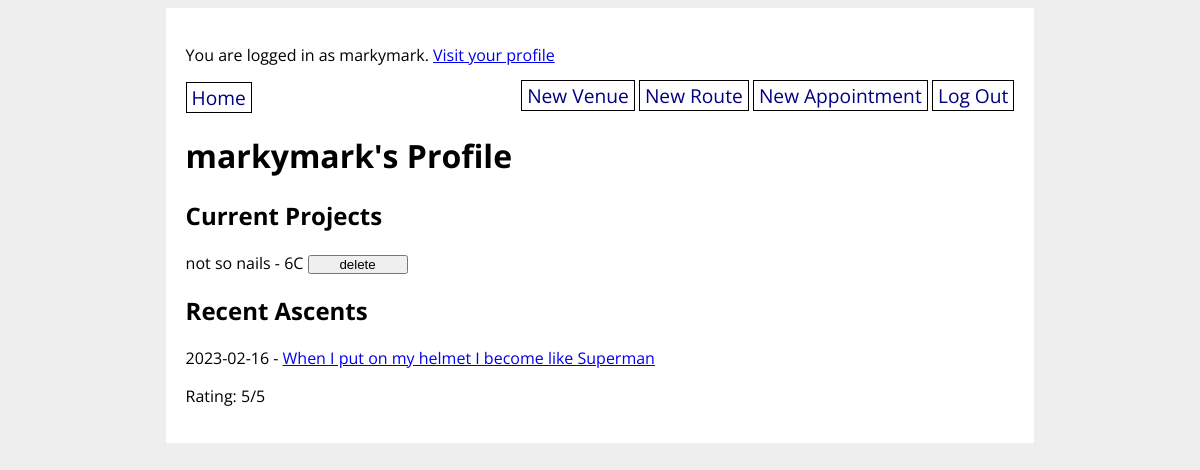
The app's page /profile/3 (signed in), older data.
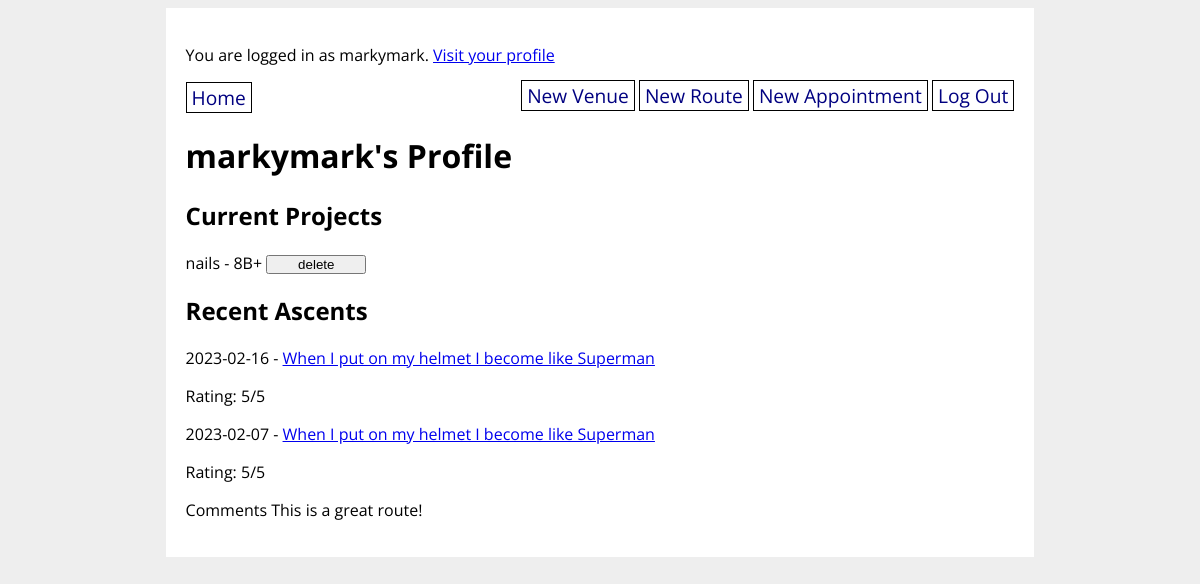
The same page, newer data.
### climbunity_app/models.py (models this page shows, shortened)
class User(UserMixin, db.Model):
    id = db.Column(db.Integer, primary_key=True)
    username = db.Column(db.String(80), nullable=False, unique=True)
    password = db.Column(db.String(200), nullable=False)
    email = db.Column(db.String(200), nullable=False)
    first_name = db.Column(db.String(50), nullable=False)
    last_name = db.Column(db.String(50), nullable=False)
    address = db.Column(db.String(200), nullable=False)
    has_gear = db.Column(db.Boolean, nullable=False)
    user_projects = db.relationship('Route',
        secondary='user_project_lists', back_populates='projecting_users'
    )

class Route(db.Model):
    id = db.Column(db.Integer, primary_key=True)
    venue_id = db.Column(db.Integer, db.ForeignKey('venue.id'), nullable=False)
    setter_id = db.Column(db.Integer, db.ForeignKey('user.id'))
    name = db.Column(db.String(80), nullable=False)
    grade = db.Column(db.String(10), nullable=False)
    photo_url = db.Column(URLType)
    route_set_date = db.Column(db.Date)
    route_takedown_date = db.Column(db.Date)
    projecting_users = db.relationship('User',
        secondary='user_project_lists', back_populates='user_projects'
    )
    ascents_on_route = db.relationship('Ascent',
        secondary='route_ascent_lists', back_populates='routes_ascended')

class Ascent(db.Model):
    id = db.Column(db.Integer, primary_key=True)
    user_id = db.Column(db.Integer, db.ForeignKey('user.id'), nullable=False)
    route_id = db.Column(db.Integer, db.ForeignKey('route.id'), nullable=False)
    send_date = db.Column(db.Date)
    send_type = db.Column(db.Enum(SendType))
    send_rating = db.Column(db.Integer)
    send_comments = db.Column(db.String)
    routes_ascended = db.relationship('Route',
        secondary="route_ascent_lists", back_populates='ascents_on_route'
    )

### climbunity_app/main/routes.py (the view)
@main.route('/profile/<user_id>', methods=['GET', 'POST'])
def user_detail(user_id):
    user = User.query.get(user_id)
    ascents = Ascent.query.filter_by(user_id=user_id).limit(5).all()
    for ascent in ascents:
        print(ascent)
    if current_user.id == user.id:
        return render_template('user_detail.html', ascents=ascents, user=user)
    else:
        user = User.query.get(user_id)
        return render_template('user_detail.html', ascents=ascents, user=user)

### climbunity_app/extensions.py (called while the page is built)
@login_manager.user_loader
def load_user(user_id):
    return User.query.get(user_id)

### climbunity_app/templates/user_detail.html (shortened to what this page needs)
{% extends 'base.html' %}
{% block content %}
<h1> {{ user.username }}'s Profile</h1>
<h2>Current Projects</h2>
{% if user.user_projects %}
    {% for route in user.user_projects%}
        <div>{{ route.name }} - {{ route.grade }}
            <form style="display: inline;" method="POST" action="/remove_from_project_list/{{ route.id }}">
                <input style="margin: 0; padding: 0;" type="submit" value="delete"/>
            </form>
        </div>
    {% endfor %}
{% else %}
<p>No projects are currently being tracked.</p>
{% endif %}
<h2>Recent Ascents</h2>
{% if ascents %}
    <div>
        {% for ascent in ascents %}
            <p>{{ ascent.send_date }} - <a href="/route/{{ ascent.route_id }}" >{{ ascent.routes_ascended[0].name }}</a></p>
            {% if ascent.send_rating %}
                <p>Rating: {{ ascent.send_rating }}/5</p>
            {% endif %}
            {% if ascent.send_comments %}
                <p>Comments {{ ascent.send_comments }}</p>
            {% endif %}
        {% endfor %}
    </div>
{% else %}
    {% if current_user.id == user.id %}
        You haven't logged any ascents yet!
    {% else %}
        {{ user.first_name }} {{ user.last_name }} has not logged any ascents yet!
    {% endif %}
{% endif %}
{% endblock %}

### climbunity_app/templates/base.html (shortened to what this page needs)
<!DOCTYPE html>
<html>
    <head>
        <link rel="stylesheet" href="/static/style.css">
    </head>
    <body>
        <div id="content">
            {% if current_user.is_authenticated %}
                <p>You are logged in as {{ current_user.username }}. <a href="/profile/{{ current_user.id }}">Visit your profile</a></p>
            {% endif %}
            <nav>
                <a href="/">Home</a>
                <div>
                    {% if current_user.is_authenticated %}
                        <a href="/new_venue">New Venue</a>
                        <a href="/new_route">New Route</a>
                        <a href="/new_appointment">New Appointment</a>
                        <a href="/logout">Log Out</a>
                    {% else %}
                        <a href="/signup">Sign Up</a>
                        <a href="/login">Log In</a>
                    {% endif %}
                </div>
            </nav>
            {% block content %}{% endblock %}
        </div>
    </body>
</html>

### climbunity_app/static/style.css (style rules this page uses)
body { display: flex; flex-direction: column; align-items: center; background-color: #eee; font-family: 'Open Sans', sans-serif; }
#content { width: 70%; background-color: white; padding: 20px; }
nav { width: 100%; display: flex; flex-direction: row; justify-content: space-between; }
nav a { color: navy; text-decoration: none; border: 1px solid black; padding: 1px 5px; font-size: 1.2em; }
input[type=submit] { width: 100px; align-self: flex-end; }

Row changes from the older to the newer data that the page shows:
no longer on this page (row unchanged): Route: name "not so nails", grade "6C"
now on this page (row unchanged): Route: name "nails", grade "8B+"
added Ascent: send_date "2023-02-07", name "When I put on my helmet I become like Superman", send_rating "5", send_comments "This is a great route!"
